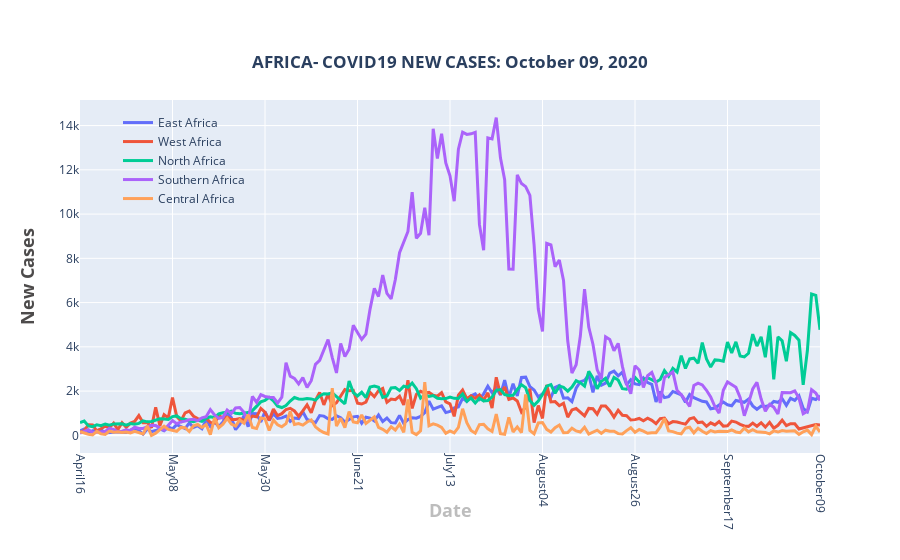

The notebook cell saved with this chart:
### Markdown cell above
### NEW CASES BY REGION

### Code cell
fig = go.Figure()

total_per_day1 = []
for date in dates:    
    total = east_africa[date].str.replace('+','').fillna(0).str.replace(',','').fillna(0).astype(int).sum()
    total_per_day1.append(total)

fig.add_trace(go.Scatter(
x=dates,
y =total_per_day1,
    name ="East Africa",
    mode='lines',
    line=dict(width=3)
    
))

total_per_day2 = []
for date in dates:    
    total = west_africa[date].str.replace('+','').fillna(0).str.replace(',','').fillna(0).astype(int).sum()
    total_per_day2.append(total)

fig.add_trace(go.Scatter(
x=dates,
y =total_per_day2,
    name ="West Africa",
    mode='lines',
    line=dict(width=3)
   
))


total_per_day3 = []
for date in dates:    
    total = north_africa[date].str.replace('+','').fillna(0).str.replace(',','').fillna(0).astype(int).sum()
    total_per_day3.append(total)

fig.add_trace(go.Scatter(
x=dates,
y =total_per_day3,
    name ="North Africa",
    mode='lines',
    line=dict(width=3)
    
))

total_per_day4 = []
for date in dates:    
    total = southern_africa[date].str.replace('+','').fillna(0).str.replace(',','').fillna(0).astype(int).sum()
    total_per_day4.append(total)

fig.add_trace(go.Scatter(
x=dates,
y =total_per_day4,
    name ="Southern Africa",
    mode='lines',
    line=dict(width=3)
    
))

total_per_day5 = []
for date in dates:    
    total = central_africa[date].str.replace('+','').fillna(0).str.replace(',','').fillna(0).astype(int).sum()
    total_per_day5.append(total)

fig.add_trace(go.Scatter(
x=dates,
y =total_per_day5,
    name ="Central Africa",
    mode='lines',
    line=dict(width=3)
    
))

fig.update_layout(
    title={
        'text': '<b>'+'AFRICA- COVID19 NEW CASES: ' + date_string +'</b>',
        'y':0.9,
        'x':0.5,
        'xanchor': 'center',
        'yanchor': 'top'},
    xaxis=dict(title='<b>Date</b>',titlefont_size=18, titlefont=dict(color='#BDBDBD'),nticks=8),
    yaxis=dict(title='<b>New Cases</b>',titlefont_size=18,  titlefont=dict(color='#4D4B4B')),
    xaxis_tickangle=90,
    legend=dict(x=0.05, y=0.98,traceorder="normal",borderwidth=1,bgcolor='rgba(255, 255, 255, 0)',bordercolor='rgba(255, 255, 255, 0)',)
)

   
fig.show()

### Figure 1 — Plotly figure (JSON) as saved in the notebook; plotly's stock layout.template omitted (floating-point values rounded to 4 significant figures; data arrays with more than 128 entries replaced by an {"elided": "..."} marker saying what was removed)
{"data": [{"line": {"width": 3}, "mode": "lines", "name": "East Africa", "type": "scatter", "x": {"elided": "177 str values"}, "y": {"elided": "177 int values"}}, {"line": {"width": 3}, "mode": "lines", "name": "West Africa", "type": "scatter", "x": {"elided": "177 str values"}, "y": {"elided": "177 int values"}}, {"line": {"width": 3}, "mode": "lines", "name": "North Africa", "type": "scatter", "x": {"elided": "177 str values"}, "y": {"elided": "177 int values"}}, {"line": {"width": 3}, "mode": "lines", "name": "Southern Africa", "type": "scatter", "x": {"elided": "177 str values"}, "y": {"elided": "177 int values"}}, {"line": {"width": 3}, "mode": "lines", "name": "Central Africa", "type": "scatter", "x": {"elided": "177 str values"}, "y": {"elided": "177 int values"}}], "layout": {"legend": {"bgcolor": "rgba(255, 255, 255, 0)", "bordercolor": "rgba(255, 255, 255, 0)", "borderwidth": 1, "traceorder": "normal", "x": 0.05, "y": 0.98}, "title": {"text": "<b>AFRICA- COVID19 NEW CASES: October 09, 2020</b>", "x": 0.5, "xanchor": "center", "y": 0.9, "yanchor": "top"}, "xaxis": {"nticks": 8, "tickangle": 90, "title": {"font": {"color": "#BDBDBD", "size": 18}, "text": "<b>Date</b>"}}, "yaxis": {"title": {"font": {"color": "#4D4B4B", "size": 18}, "text": "<b>New Cases</b>"}}}}
